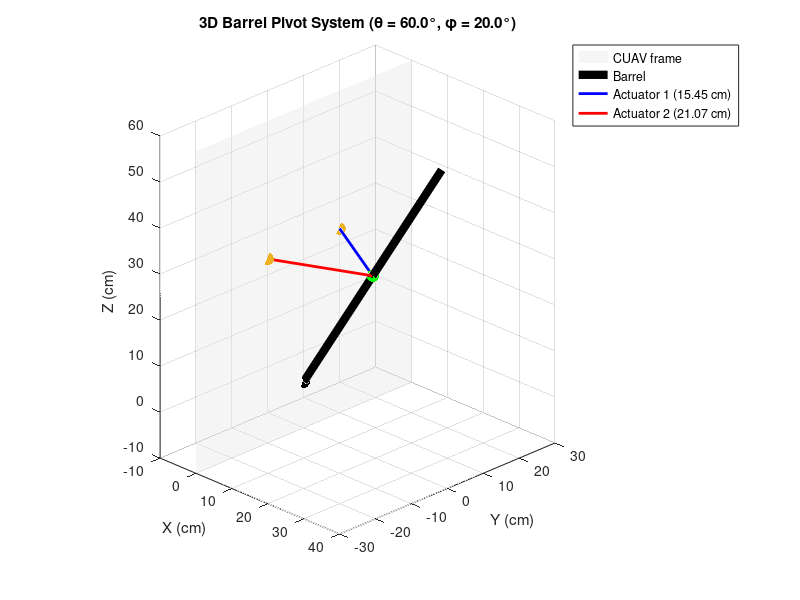

Recreate this plot in MATLAB.
% CUAS 3D barrel pivot system using 2 linear actuators
clear;

% Paremeters (change these)
b_a = 30; % distance from barrel pivot to actuator attachment points
L_d = 20; % distance between actuator pivot points
b_l = 60; % Barrel length
actuator_height = 30; % vertical distance from actuators and barrel piot

theta = 20; % right/left rotation
phi = 60; % up/down tilt

% Place pivots on frame
pivot = [0, 0, 0]; % barrel pivot goes on orign
mount1 = [0,  L_d/2, actuator_height]; % actuator 1 pivot (blue)
mount2 = [0, -L_d/2, actuator_height]; % actuator 2 pivot (red)

% Get direction vector
dir = [cosd(phi)*cosd(theta), cosd(phi)*sind(theta), sind(phi)];

% Barrel attachment point (where actuators connect)
attachPt = pivot + b_a * dir;
barrelEnd = pivot + b_l * dir;

% Get lengths of actuator vectors
L1 = norm(attachPt - mount1);
L2 = norm(attachPt - mount2);

% Plotting
figure('Color','w'); hold on; grid on; axis equal;

% wall
fill3([0 0 0 0], [-L_d*2 L_d*2 L_d*2 -L_d*2], [-20 -20 60 60], ...
      [0.9 0.9 0.9], 'FaceAlpha', 0.4, 'EdgeColor', 'none');

% Barrel
plot3([pivot(1), barrelEnd(1)], [pivot(2), barrelEnd(2)], [pivot(3), barrelEnd(3)], ...
      'k-', 'LineWidth', 6);

% Actuators
plot3([mount1(1), attachPt(1)], [mount1(2), attachPt(2)], [mount1(3), attachPt(3)], ...
      'b-', 'LineWidth', 2);
plot3([mount2(1), attachPt(1)], [mount2(2), attachPt(2)], [mount2(3), attachPt(3)], ...
      'r-', 'LineWidth', 2);

% Points
scatter3(pivot(1), pivot(2), pivot(3), 80, 'k', 'filled');
scatter3(attachPt(1), attachPt(2), attachPt(3), 80, 'g', 'filled');
scatter3([mount1(1), mount2(1)], [mount1(2), mount2(2)], [mount1(3), mount2(3)], ...
          80, 'filled');

% Labels and view
xlabel('X (cm)'); ylabel('Y (cm)'); zlabel('Z (cm)');
title(sprintf('3D Barrel Pivot System (\\theta = %.1f°, \\phi = %.1f°)', phi, theta));
legend({'CUAV frame', 'Barrel', sprintf('Actuator 1 (%.2f cm)', L1), ...
    sprintf('Actuator 2 (%.2f cm)', L2) ...
    }, 'Location', 'bestoutside');

view(45, 25);
axis([-10 40 -30 30 -10 60]);

disp(['L1 = ', num2str(L1, '%.2f'), ' cm']);
disp(['L2 = ', num2str(L2, '%.2f'), ' cm']);
